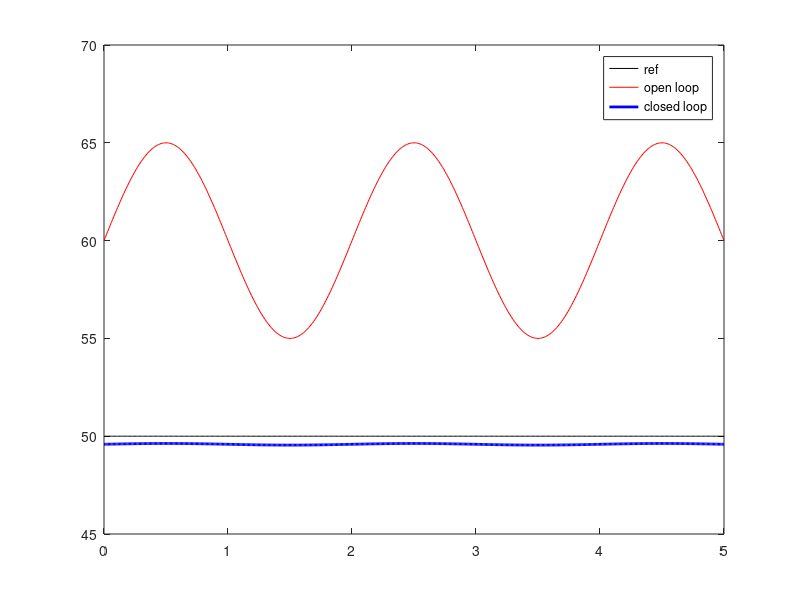

The MATLAB source for this figure:
clc;clear;close

t=0:0.01:5;
r_ref=50*ones(size(t));
d_dis=5*sin(pi*t);

myModel=5;
myModel_true=6;

% open loop
u_oc=r_ref/myModel;  % can be specify in advance
y_oc=myModel_true*u_oc+d_dis;

% closed loop (values cannot be specified in advance; must be adjusted over time)
K=20;
y_cl=myModel_true*K/(1+myModel_true*K)*r_ref+d_dis/(1+myModel_true*K);

plot(t,r_ref,'k',t,y_oc,'r',t,y_cl,'b','Linewidth',2)
legend('ref', 'open loop', 'closed loop')



